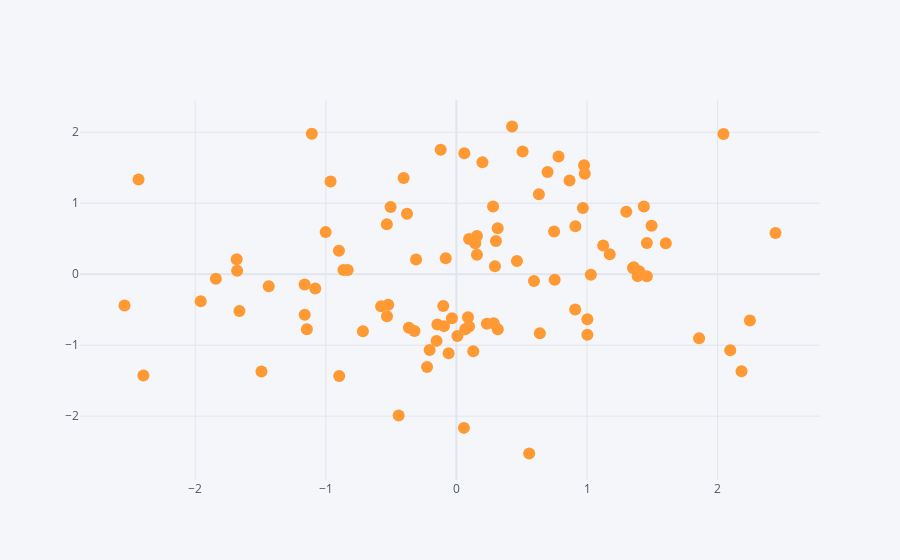

Notebook source saved alongside this figure:
### Code cell
df.iplot(kind='scatter', x='A',y='B',mode='markers')
